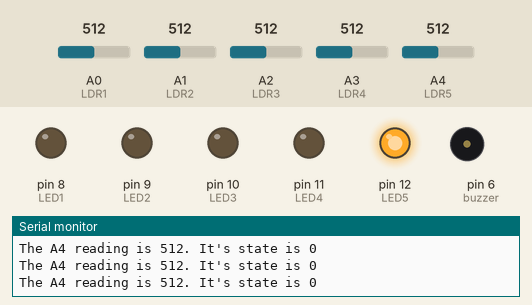
This sketch was run on a simulated Arduino Uno, built with avr-gcc and run on an emulated ATmega328P. On the bench: output pins drawn as LEDs (lit = HIGH), buzzer (waves = sounding, pin HIGH), the last lines printed to the serial monitor. Inputs (shaded band) come from the test bench; at power-on: A4 (LDR5) = 512, A0 (LDR1) = 512, A3 (LDR4) = 512, A1 (LDR2) = 512, A2 (LDR3) = 512. Random numbers use the default seed unless the sketch sets one.

Above: at 1.2 s.
1.3 s: A4 (LDR5) set to 566
3.6 s: A4 (LDR5) set to 598
At 4.8 s:
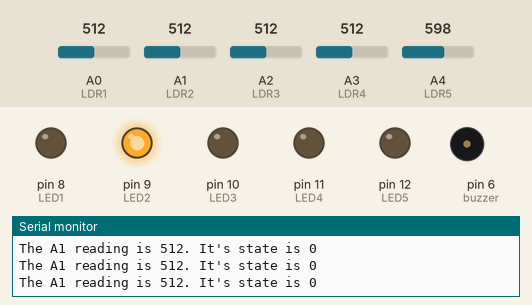
At 6.3 s:
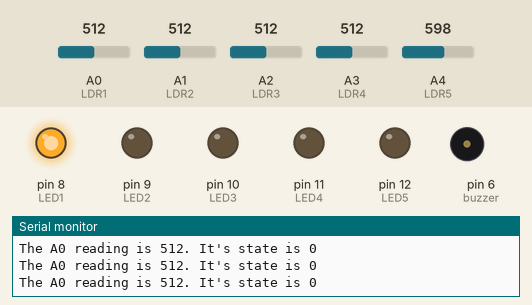
6.6 s: A0 (LDR1) set to 572
At 9.2 s:
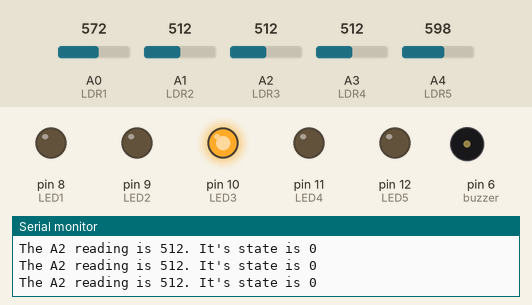
9.5 s: A0 (LDR1) set to 597
12.5 s: A3 (LDR4) set to 716
15.5 s: A1 (LDR2) set to 574
18.5 s: A1 (LDR2) set to 596
At 29.11 s:
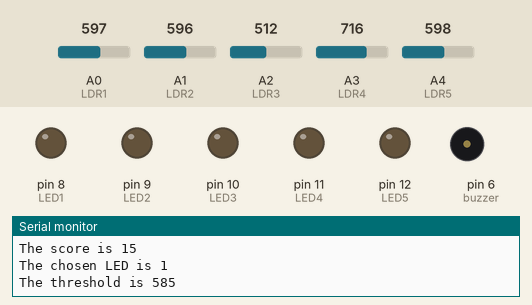
Timing chart, 0 to 29.2 s (numbered marks = the images above; inputs shaded):
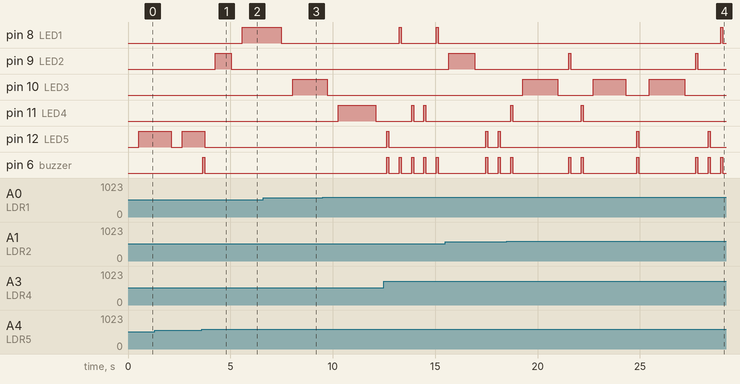

The sketch:

Shooting_The_LED_Game.ino
```cpp
/* ONLINE ARDUINO WORKSHOP SAMPLE PROJECTS
   This is a sample code for "Shooting the LED Game"
   Written by: Prawira (praw0001@e.ntu.edu.sg) Contact me if you find any errors
   Supported by: Garage@EEE (School of Electrical and Electronics Engineering, Nanyang Technological University)
*/

//define all of the hardware pins
#define LDR1 A0
#define LDR2 A1
#define LDR3 A2
#define LDR4 A3
#define LDR5 A4

#define LED1 8
#define LED2 9
#define LED3 10
#define LED4 11
#define LED5 12

#define buzzer 6

//declare all the global variables used in the project
int interval;
int interval_min = 20;
int interval_max = 60;
int led[]={0,LED1, LED2, LED3, LED4, LED5}; //declare led in an array
int ldr[]={0, LDR1, LDR2, LDR3, LDR4, LDR5}; //declare ldr in an array
int score;
int chosen_led;
int threshold;

void setup() {
  // put your setup code here, to run once:
  pinMode(LED1, OUTPUT);
  pinMode(LED2, OUTPUT);
  pinMode(LED3, OUTPUT);
  pinMode(LED4, OUTPUT);
  pinMode(LED5, OUTPUT);
  pinMode(buzzer, OUTPUT);
  Serial.begin(9600);
  threshold = calibrate_LDR(); //call the function calibrate_LDR
  randomSeed(analogRead(0)); //compulsory step to use random function subsequently
}

void loop() {
  // put your main code here, to run repeatedly:
  update_info(); //call the function update_info
  delay(500);
  chosen_led = random(1,6); //call the function choose_led
  digitalWrite(led[chosen_led],HIGH); //activate the chosen led
  interval=random(interval_min, interval_max); //decide on the active timing
  for (int i=0;i<interval;i++){
    int state = check_state(ldr[chosen_led]); //check if ldr is being shot
    if (state==1){
      score++;
      digitalWrite(buzzer,HIGH);
      delay(100);
      digitalWrite(buzzer,LOW);
      state=0;
      break;
    }
    delay(20);
  }
  digitalWrite(led[chosen_led],LOW); //disable the chosen led
}

void update_info() { //function for serial print all the information
  Serial.print("The score is ");
  Serial.println(score);
  Serial.print("The chosen LED is ");
  Serial.println(chosen_led);
  Serial.print("The threshold is ");
  Serial.println(threshold);
}

int calibrate_LDR () { //function to set a threshold value according to the environment lighting
  int LDR1 = analogRead(LDR1);
  int LDR2 = analogRead(LDR2);
  int LDR3 = analogRead(LDR3);
  int LDR4 = analogRead(LDR4);
  int LDR5 = analogRead(LDR5);
  int average_reading = (LDR1 + LDR2 + LDR3 + LDR4 + LDR5) / 5;
  Serial.print("The average LDR reading is ");
  Serial.println(average_reading);
  int threshold = average_reading * 8 / 7;
  return threshold;
}

int check_state(int pin) { //check a specific led if being shot
  int state;
  int A_something = pin - 14;
  Serial.print("The A");
  Serial.print(A_something);
  Serial.print(" reading is ");
  Serial.print(analogRead(pin));
  if (analogRead(pin) >= threshold) {
    state = 1;
  }
  else {
    state = 0;
  }
  Serial.print(". It's state is ");
  Serial.println(state);
  return state;
}
```

Measured:
- the behaviour switches between 584 and 585 on A4 (LDR5) (found by bisection; images 0 and 1)
- the behaviour switches between 584 and 585 on A1 (LDR2) (found by bisection; images 3 and 4)
- after the input at 3.6 s, pin 6 (buzzer): LOW → HIGH after 0.06 s, → LOW 0.10 s later
- after the input at 18.5 s, pin 8 (LED1): LOW → HIGH after 10.4 s, → LOW 0.10 s later
- by itself, pin 8 (LED1): alternates HIGH for 0.10 s and LOW for 1.7 s
- by itself, pin 9 (LED2): alternates HIGH for 0.10 s and LOW for 6.1 s
- by itself, pin 11 (LED4): alternates HIGH for 0.10 s and LOW for 3.3 s, 4 changes in all, then stays LOW
- by itself, pin 12 (LED5): alternates HIGH for 0.10 s and LOW for 3.4 s
